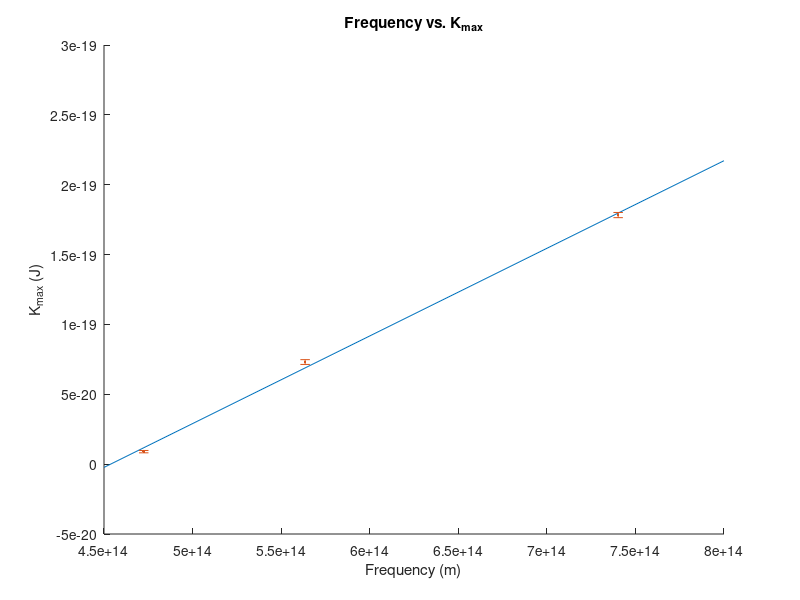

Here is the MATLAB script that generated this plot:
close all
%Violet Light
vLambda = 405e-9;
stopVoltV = -1*[-1.15, -1.09, -1.09, -1.10, -1.11];

%Green Laser
gLambda = 532e-9;
stopVoltG = -1*[-0.443, -0.485, -0.464, -0.424, -0.455];

%Red Laser
rLambda = 634.6e-9;
stopVoltR = -1*[-0.052, -0.063, -0.045, -0.050, -0.068];

e = 1.609e-19;
c = 2.998e8;

Vmean = e*mean(stopVoltV);
Gmean = e*mean(stopVoltG);
Rmean = e*mean(stopVoltR);

Verr = e*sqrt((std(stopVoltV)/sqrt(5))^2+(0.003)^2);
Gerr = e*sqrt((std(stopVoltG)/sqrt(5))^2+(0.003)^2);
Rerr = e*sqrt((std(stopVoltR)/sqrt(5))^2+(0.003)^2);

Vf = c/vLambda;
Gf = c/gLambda;
Rf = c/rLambda;

y = [Vmean,Gmean,Rmean];
x = [Vf,Gf,Rf];
yerr = [Verr,Gerr,Rerr];

P = polyfit(x,y,1);

hold on
en = 8e14;
st = 4.5e14;

plot([st,en],[P(1)*st+P(2),P(1)*en+P(2)])
errorbar(x,y,yerr,'.')
title('Frequency vs. K_m_a_x')
xlabel('Frequency (m)')
ylabel('K_m_a_x (J)')

maxslope = ((Vmean+Verr)-(Rmean-Rerr))/(Vf-Rf);
minslope = ((Vmean-Verr)-(Rmean+Rerr))/(Vf-Rf);

u1 = polyfit([Rf,Vf],[Rmean-Rerr,Vmean+Verr],1);
l1 = polyfit([Rf,Vf],[Rmean+Rerr,Vmean-Verr],1);